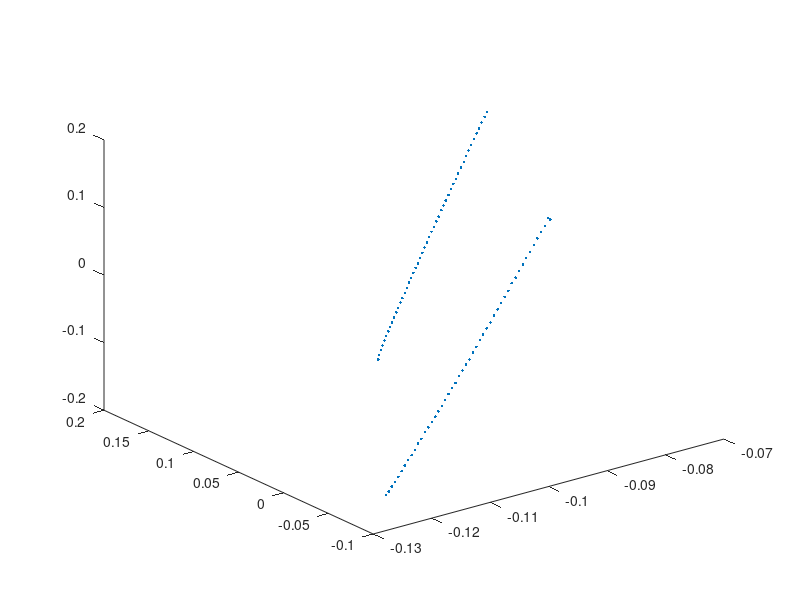
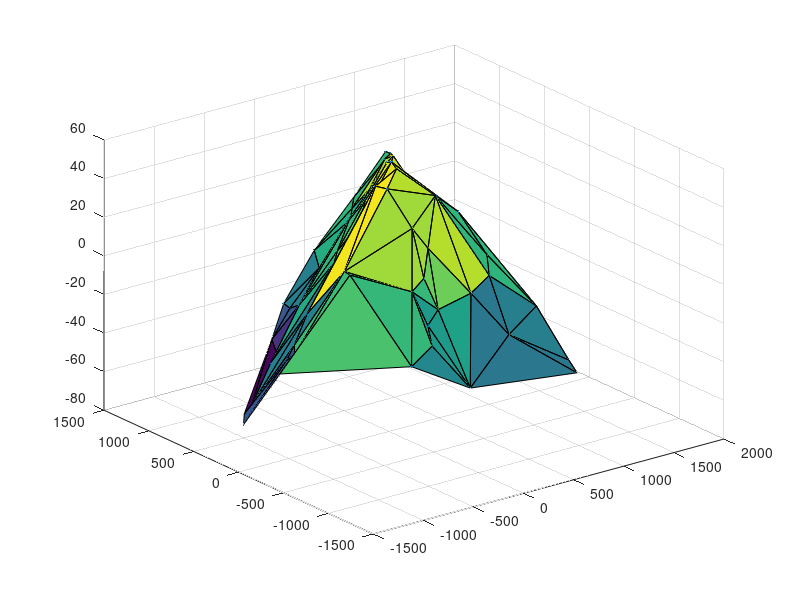

These charts were generated, in order, by the following MATLAB code:
% structure from motion

clear;

% import the pwm matrix
% D = importdata('PointViewMatrix.txt');
D = importdata('myPwm.txt');

% extract the indexes of the points in all views
indexes = [];
for column = 1:size(D, 2)
    if min(D(:, column)) > 0
        indexes = [indexes, column];
    end
end

% reduce D to a dense matrix of points
D = D(:, indexes);

% translate each row to the mean of the points in each row
for row = 1:size(D, 1)
    D(row, :) = D(row, :) - mean(D(row, :));
end

% svd decomposition of D
[U, W, V] = svd(D);

% extract the important parts of U, V, W
U = U(:, 1:3);
V = V(:, 1:3);
W = W(1:3, 1:3);

% calculate M and S matrices
M = U;
S = W * V';

% calculate L from M * L * M' = I
L = pinv(M) * eye(size(M, 1)) * pinv(M');

% calculate C using Cholesky factorization
C = chol(L,'lower');

% tune M and S
M = M*C;
S = pinv(C)*S;

% plot the camera positions
figure()
plot3(M(:, 1), M(:, 2), M(:, 3), '.')

% plot the resulting points contained in S
figure()
tri = delaunay(S(1, :), S(2, :));
trisurf(tri, S(1, :), S(2, :), S(3, :));
hold on
plot3(S(1, :), S(2, :), S(3, :), '.')